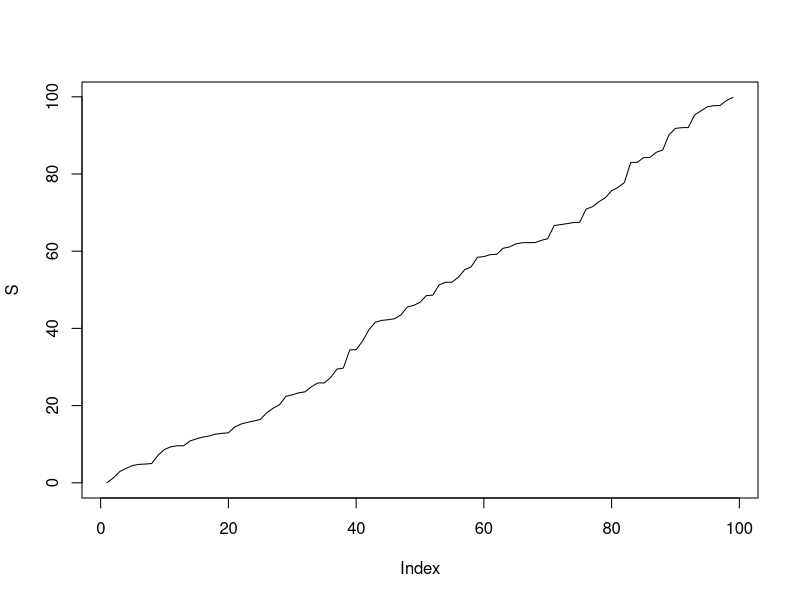
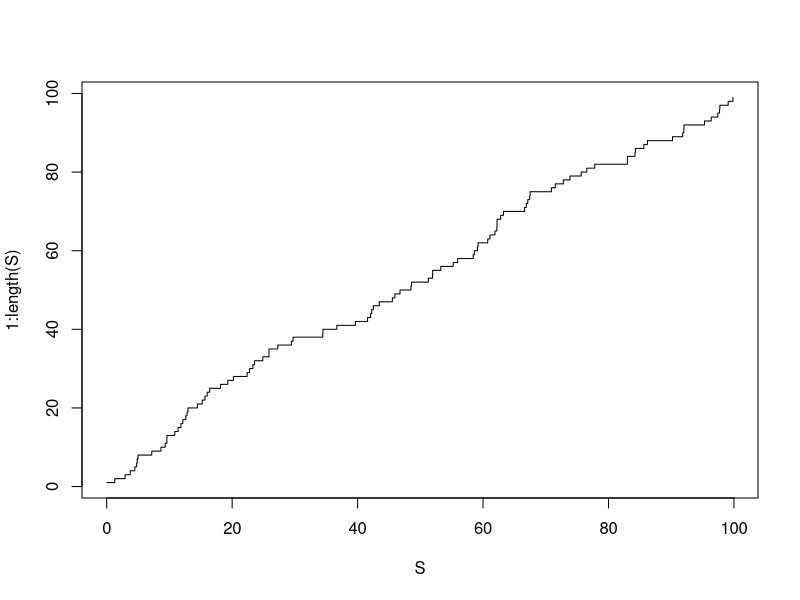

Reproduce these figures in R, in order.
t<-0
I<-0
U<-runif(1,0,1)
lam<-1
t<- -log(U)/lam
S<-c()
while(t<100){
  I<-I+1
  S<-c(S,t)
  U<-runif(1,0,1)
  t<-t-log(U)/lam
}

plot(S,type = 'l')

plot(S,1:length(S),type='s')
